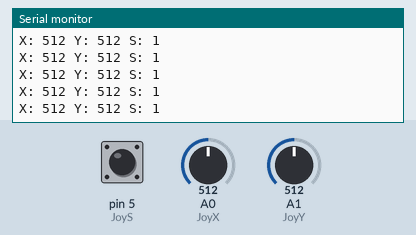
Simulated run of this sketch. Board: Arduino Uno, built with avr-gcc and run on an emulated ATmega328P. Shown: the last lines printed to the serial monitor. The inputs (shaded band) are chosen by the test bench; at power-on: A0 (JoyX) = 512, A1 (JoyY) = 512, pin 5 (JoyS) HIGH.

Above: at 1.2 s.
1.3 s: A0 (JoyX) set to 104
At 2.1 s:
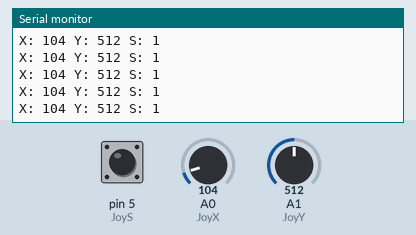
4.3 s: A0 (JoyX) set to 90
At 4.8 s:
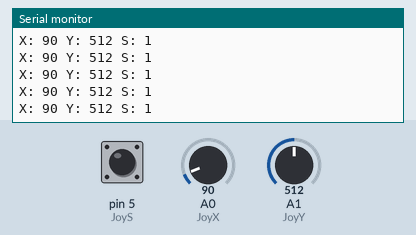
7.3 s: A1 (JoyY) set to 104
At 8.0 s:
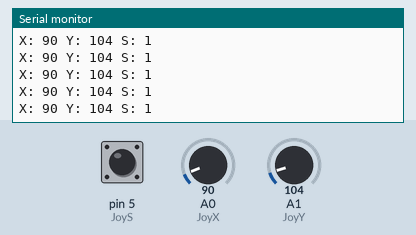
10.3 s: A1 (JoyY) set to 89
At 11.3 s:
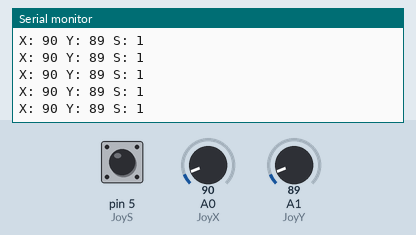
14.8 s: A1 (JoyY) set to 11
At 15.9 s:
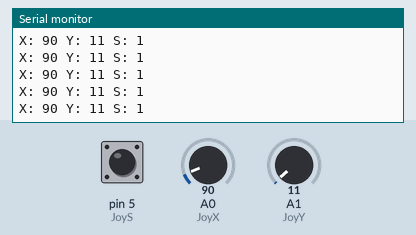
16.3 s: A1 (JoyY) set to 8
At 17.1 s:
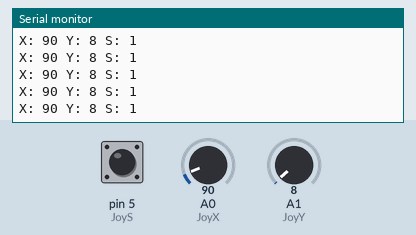
Timing chart, 0 to 19.3 s (numbered marks = the images above; inputs shaded):
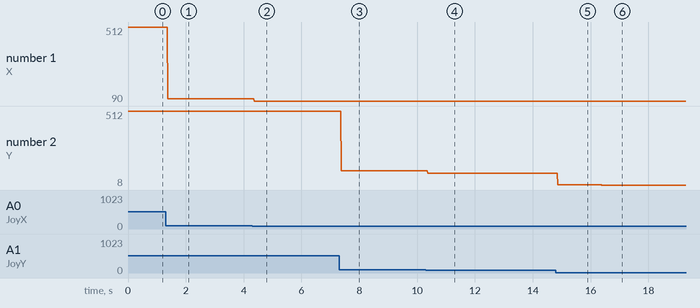

The sketch:

037_Joystick.ino
```cpp
//A full description of this module (and many others) can be downloaded at: https://eve_arduino

const int JoyX = A0;
const int JoyY = A1;
const int JoyS = 5;

int sensorY;
int sensorX;
int Switch=9;

void setup()
{
  Serial.begin(9600);
  pinMode(5, INPUT_PULLUP);
}

void loop()
{
  sensorX = analogRead(JoyX);
  sensorY = analogRead(JoyY);
  Switch = digitalRead(JoyS);
  Serial.print("X: ");
  Serial.print(sensorX);
  Serial.print(" Y: ");
  Serial.print(sensorY);
  Serial.print(" S: ");
  Serial.println(Switch);
}
```

Measured:
- after the input at 1.3 s, the serial monitor: prints a new line after 0.07 s (image 1)
- after the input at 4.3 s, the serial monitor: prints a new line after 0.07 s (image 2)
- after the input at 7.3 s, the serial monitor: prints a new line after 0.07 s (image 3)
- after the input at 10.3 s, the serial monitor: prints a new line after 0.08 s (image 4)
- after the input at 14.8 s, the serial monitor: prints a new line after 0.07 s (image 5)
- after the input at 16.3 s, the serial monitor: prints a new line after 0.08 s (image 6)
- plotted number 1: 512 → 104 after the input at 1.3 s, 104 → 90 after the input at 4.3 s
- plotted number 2: 104 → 89 after the input at 10.3 s, 89 → 11 after the input at 14.8 s, 11 → 8 after the input at 16.3 s
